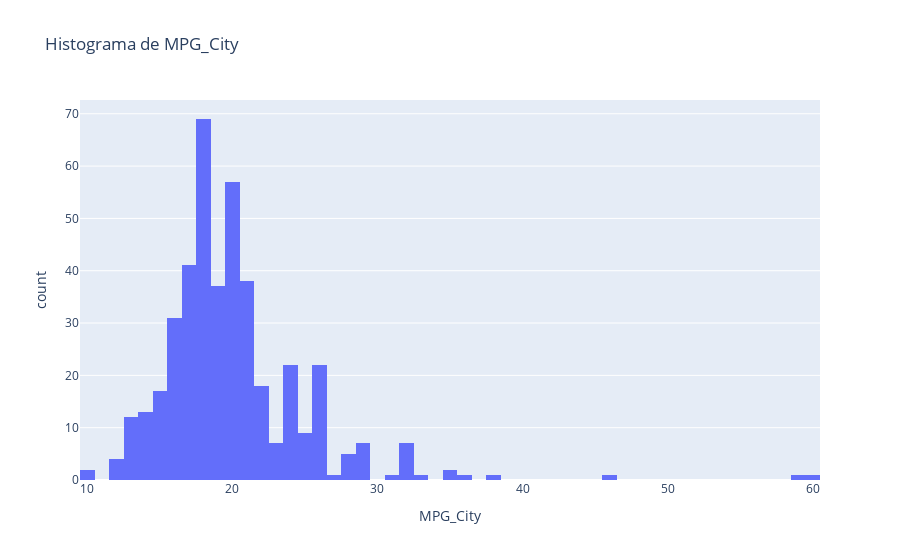
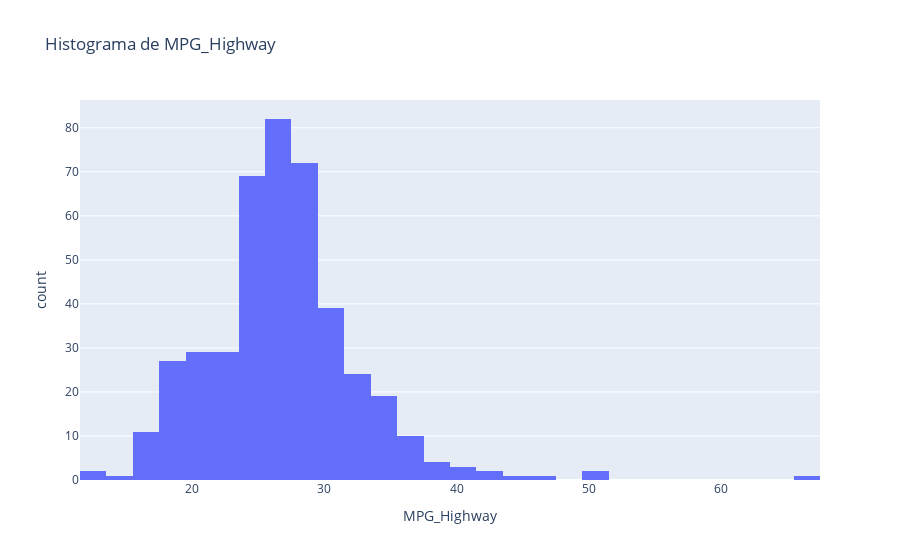
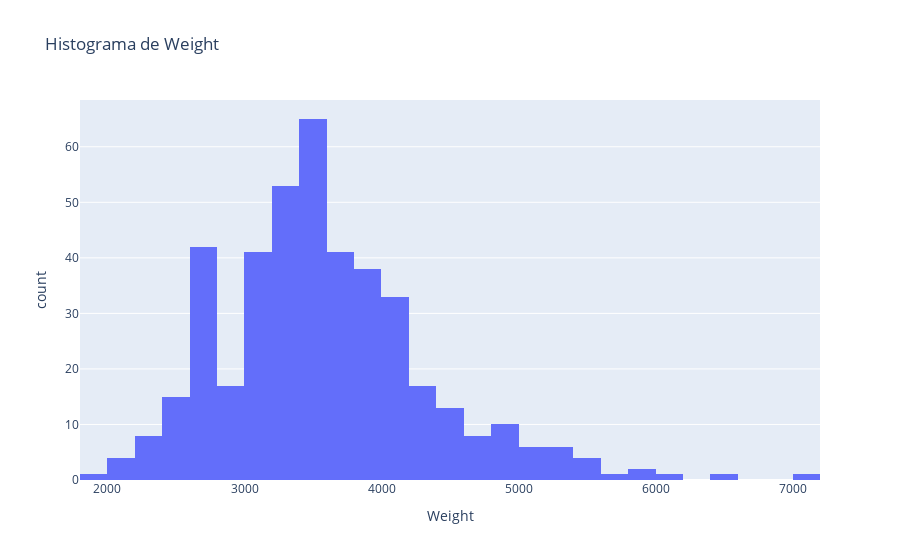
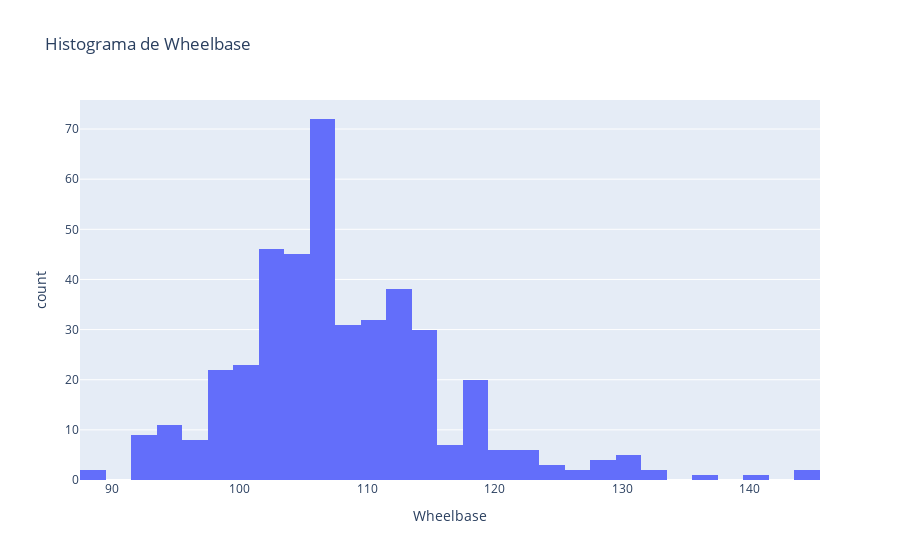

Source (notebook cell) for these figures, in order:
### Code cell
import pandas as pd
import plotly.express as px
from scipy.stats import shapiro
import numpy as np
from scipy import stats

# Leer los datos desde el archivo CSV
data = pd.read_csv('D:\\Esatdistica 3\\CARS.csv')
columnas_numericas = ['MPG_City', 'MPG_Highway', 'Weight', 'Wheelbase', 'Length']

# Crear un DataFrame a partir de los datos
df = pd.DataFrame(data)
df["Invoice"] = df["Invoice"].replace('[\$,]', '', regex=True).astype(float)
media=df[columnas_numericas].mean()
std=df[columnas_numericas].std()
df_normalizado=(df-media)/std

# Crear histogramas para cada columna numérica
for columna in columnas_numericas:
    # Crear el histograma
    fig = px.histogram(df, x=columna, title=f'Histograma de {columna}')
    fig.show()

# Identificar modelos de automóviles que están más lejos de 5 desviaciones estándar
for columna in columnas_numericas:
    mean = df[columna].mean()
    std_dev = df[columna].std()
    outliers = df[abs(df_normalizado[columna]) > 5 ]['Model']
    if not outliers.empty:
        print(f"Modelos de automóviles con valores atípicos (más de 5 desviaciones estándar) en {columna}:\n{outliers}\n")

# Test de normalidad
for columna in columnas_numericas:
    k2, p = stats.normaltest(df[columna])
    alpha = 1e-3
    if p < alpha:
        print(f"It is not normal {columna}")
    else:
        print(f"It is normal {columna}")

### Figure 1 — Plotly figure (JSON) as saved in the notebook; plotly's stock layout.template omitted (floating-point values rounded to 4 significant figures; data arrays with more than 128 entries replaced by an {"elided": "..."} marker saying what was removed)
{"data": [{"alignmentgroup": "True", "bingroup": "x", "hovertemplate": "MPG_City=%{x}<br>count=%{y}<extra></extra>", "legendgroup": "", "marker": {"color": "#636efa", "pattern": {"shape": ""}}, "name": "", "offsetgroup": "", "orientation": "v", "showlegend": false, "type": "histogram", "x": {"elided": "428 int values"}, "xaxis": "x", "yaxis": "y"}], "layout": {"autosize": true, "barmode": "relative", "legend": {"tracegroupgap": 0}, "title": {"text": "Histograma de MPG_City"}, "xaxis": {"anchor": "y", "autorange": true, "domain": [0, 1], "range": [9.5, 60.5], "title": {"text": "MPG_City"}, "type": "linear"}, "yaxis": {"anchor": "x", "autorange": true, "domain": [0, 1], "range": [0, 72.63], "title": {"text": "count"}}}}

### Figure 2 — Plotly figure (JSON) as saved in the notebook; plotly's stock layout.template omitted (floating-point values rounded to 4 significant figures; data arrays with more than 128 entries replaced by an {"elided": "..."} marker saying what was removed)
{"data": [{"alignmentgroup": "True", "bingroup": "x", "hovertemplate": "MPG_Highway=%{x}<br>count=%{y}<extra></extra>", "legendgroup": "", "marker": {"color": "#636efa", "pattern": {"shape": ""}}, "name": "", "offsetgroup": "", "orientation": "v", "showlegend": false, "type": "histogram", "x": {"elided": "428 int values"}, "xaxis": "x", "yaxis": "y"}], "layout": {"autosize": true, "barmode": "relative", "legend": {"tracegroupgap": 0}, "title": {"text": "Histograma de MPG_Highway"}, "xaxis": {"anchor": "y", "autorange": true, "domain": [0, 1], "range": [11.5, 67.5], "title": {"text": "MPG_Highway"}, "type": "linear"}, "yaxis": {"anchor": "x", "autorange": true, "domain": [0, 1], "range": [0, 86.32], "title": {"text": "count"}}}}

### Figure 3 — Plotly figure (JSON) as saved in the notebook; plotly's stock layout.template omitted (floating-point values rounded to 4 significant figures; data arrays with more than 128 entries replaced by an {"elided": "..."} marker saying what was removed)
{"data": [{"alignmentgroup": "True", "bingroup": "x", "hovertemplate": "Weight=%{x}<br>count=%{y}<extra></extra>", "legendgroup": "", "marker": {"color": "#636efa", "pattern": {"shape": ""}}, "name": "", "offsetgroup": "", "orientation": "v", "showlegend": false, "type": "histogram", "x": {"elided": "428 int values"}, "xaxis": "x", "yaxis": "y"}], "layout": {"autosize": true, "barmode": "relative", "legend": {"tracegroupgap": 0}, "title": {"text": "Histograma de Weight"}, "xaxis": {"anchor": "y", "autorange": true, "domain": [0, 1], "range": [1800.0, 7200.0], "title": {"text": "Weight"}, "type": "linear"}, "yaxis": {"anchor": "x", "autorange": true, "domain": [0, 1], "range": [0, 68.42], "title": {"text": "count"}}}}

### Figure 4 — Plotly figure (JSON) as saved in the notebook; plotly's stock layout.template omitted (floating-point values rounded to 4 significant figures; data arrays with more than 128 entries replaced by an {"elided": "..."} marker saying what was removed)
{"data": [{"alignmentgroup": "True", "bingroup": "x", "hovertemplate": "Wheelbase=%{x}<br>count=%{y}<extra></extra>", "legendgroup": "", "marker": {"color": "#636efa", "pattern": {"shape": ""}}, "name": "", "offsetgroup": "", "orientation": "v", "showlegend": false, "type": "histogram", "x": {"elided": "428 int values"}, "xaxis": "x", "yaxis": "y"}], "layout": {"autosize": true, "barmode": "relative", "legend": {"tracegroupgap": 0}, "title": {"text": "Histograma de Wheelbase"}, "xaxis": {"anchor": "y", "autorange": true, "domain": [0, 1], "range": [87.5, 145.5], "title": {"text": "Wheelbase"}, "type": "linear"}, "yaxis": {"anchor": "x", "autorange": true, "domain": [0, 1], "range": [0, 75.79], "title": {"text": "count"}}}}
